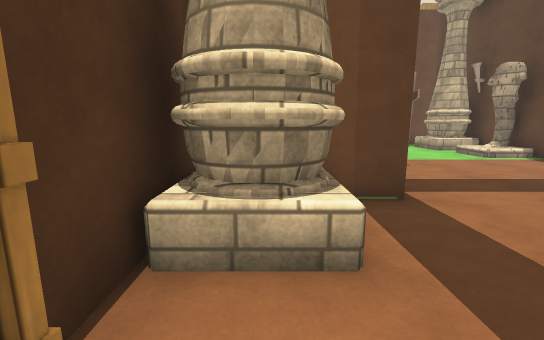
[1] (above)

19 first-person views from a walk through a 3-D level made in the Unity game engine. The camera is 1.3 m above the floor, tilts 10° down and sees 90° across. The floor is counted in squares, 1 m on a side. Each view is taken from the middle of a square. On the plan, view 1 faces up. The plan holds only what a view shows up to about 13 squares ahead; the rest is blank. The place goes on beyond the plan. The player character is not drawn. Some animated figures are left out. Door leaves are left out, so doorways stand open. Some surface patterns are stand-ins.

[2]
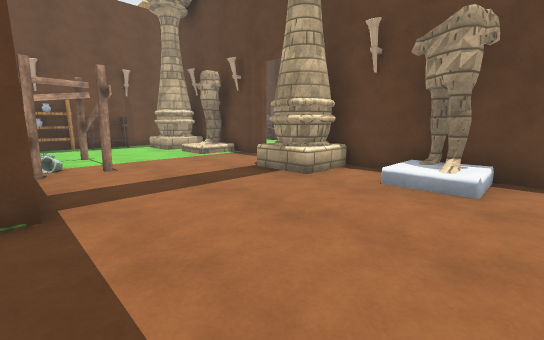

[3]
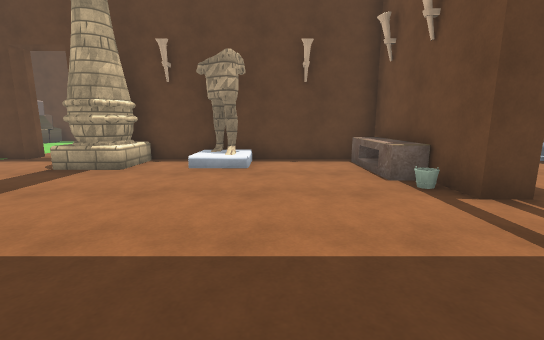

[4]
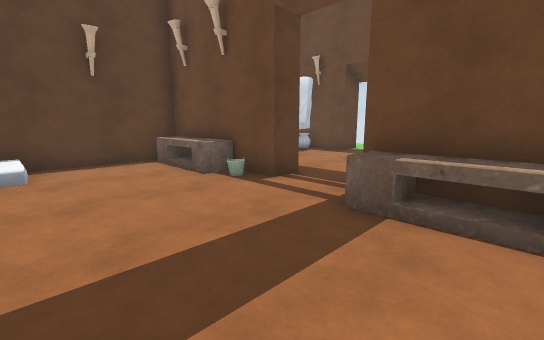

[5]
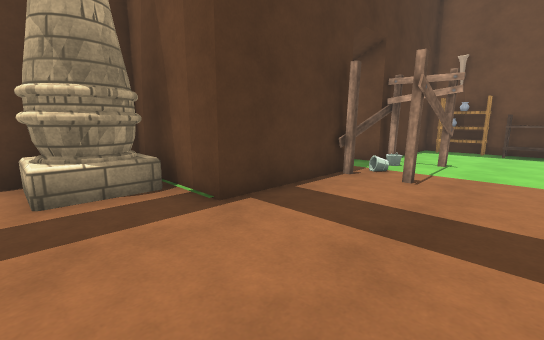

[6]
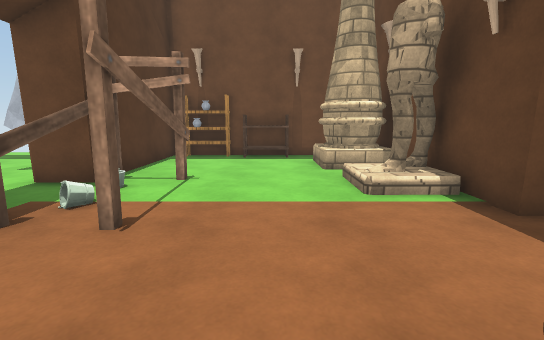

[7]
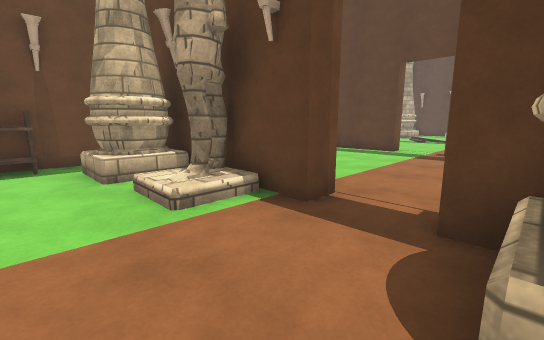

[8]
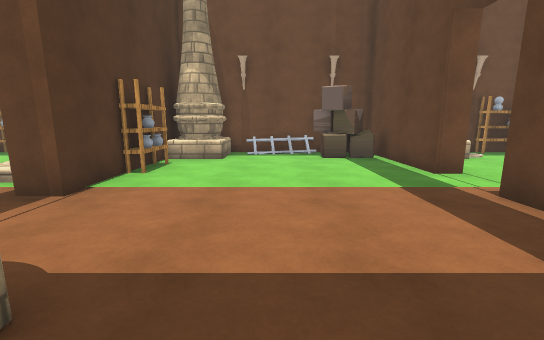

[9]
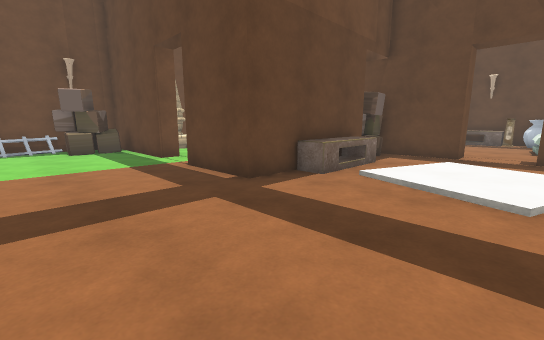

[10]
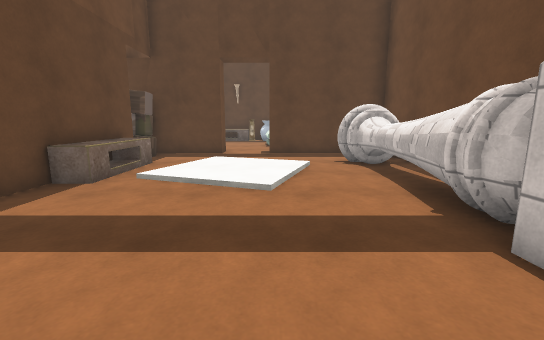

[11]
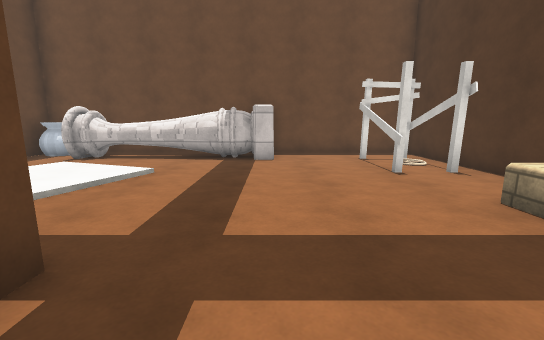

[12]
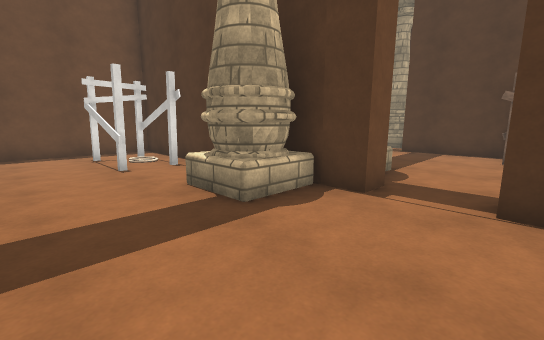

[13]
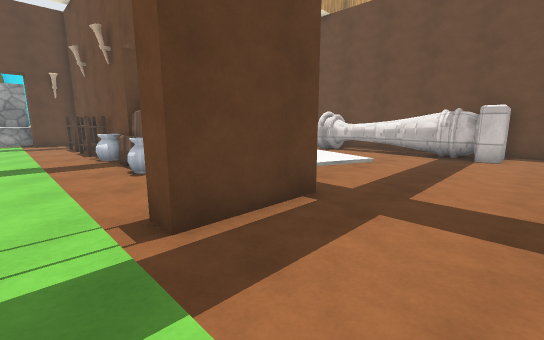

[14]
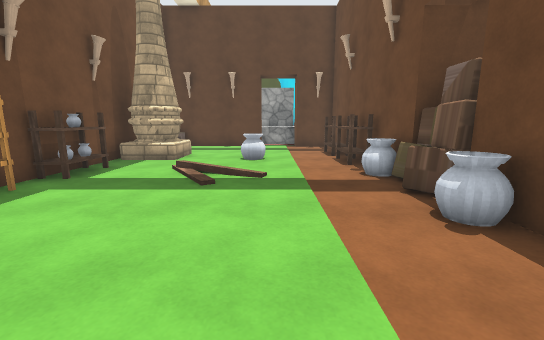

[15]
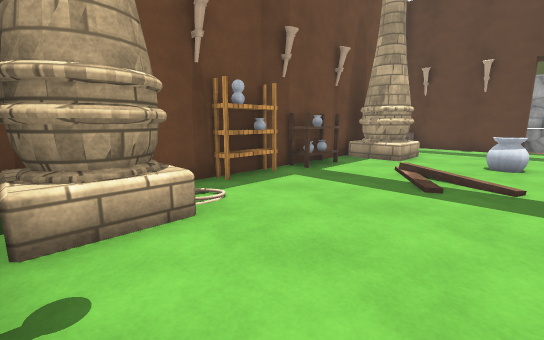

[16]
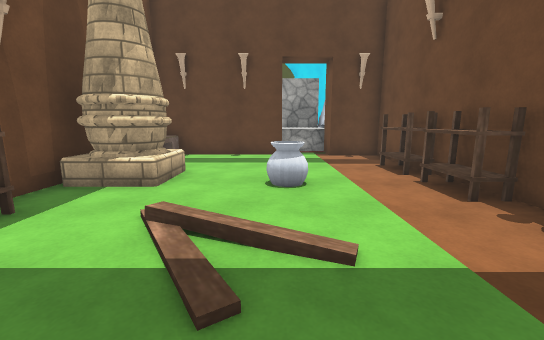

[17]
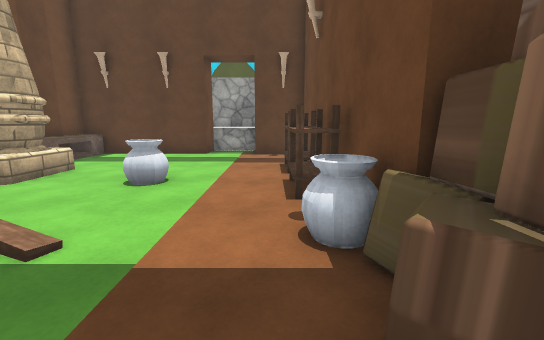

[18]
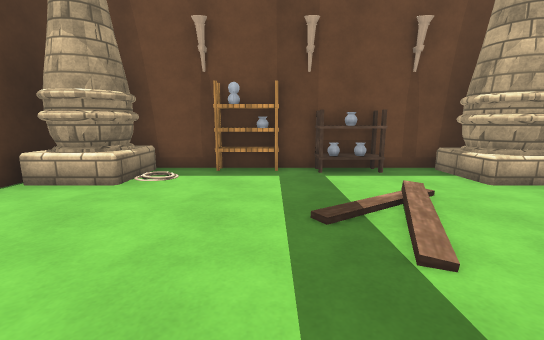

[19]
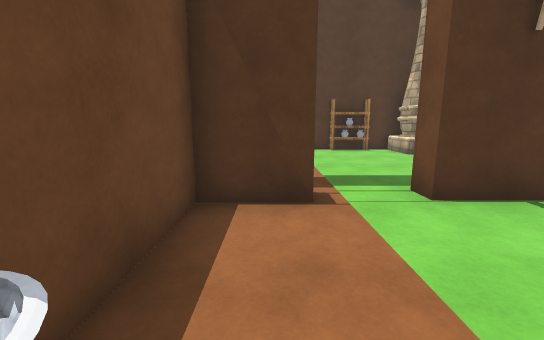

### Floor plan
Points are (right, up) in squares from view 1. A wall is a line through its corners. A room is listed if a view was taken in it or the views show most of it. See-through windows are left out.
Room 1 (views 1, 2, 3, 4, 5, 6, 7)
walls: (4, 9) (4, 11); (2.3, 8.6) (2.3, 4.5) (-1.3, 4.5); (9.5, 3.4) (9.5, 6.7) (10.3, 6.7); (4.2, 11.2) (4.1, 8.7); (2.5, 10.9) (2.5, 8.4); (10.3, 8.7) (9.5, 8.7) (9.5, 13.9); (-1.2, 2.5) (-1.2, 1.4); (4.5, -3.6) (9.5, -3.6) (9.5, 1.4); (-0.1, -3.6) (2.4, -3.6); (8.2, 15.5) (2.3, 15.5) (2.3, 10.6)
ways out: opening at (10, 7.5) to room 2; opening at (3.5, -4)
objects: other object (-1, 0); other object (-1, 2) to (1, 4); other object (0, -3) to (2, -3); other object (3, 15) to (4, 15); other object (5, 15) to (6, 15); other object (6, -3) to (9, -3); other object (8, 4) to (9, 6); other object (8, 13) to (9, 14); other object (9, 2); other object (9, 10) to (9, 11)
Room 2 (views 8, 9, 10, 11, 12, 13)
walls: (12.8, 1.3) (12.8, -2); (18.7, 10.6) (18, 10.6) (18, 15.5); (23.5, 5.8) (18, 5.8) (18, 6.6); (17.7, -1.6) (21.6, -2); (18, -1.7) (19.1, -1.9); (10.3, 6.7) (10.3, 4.6); (16.7, -2) (17.3, -1.6) (17.9, -1.6); (24.4, 5.4) (23.9, 6); (10.3, 1.6) (10.3, -3.6) (16, -3.6) (15.9, -1.4) (16.6, -1.4) (16.8, -1.7) (17.5, -1.4); (11.1, 0.3) (11.1, -1.7); (21.8, -1.8) (22.3, -1.7); (25.3, 5.8) (24.1, 5.8); (25.3, 3.1) (25.3, 6); (18.6, -3.6) (25.3, -3.6) (25.3, 1.2); (22.3, -2) (22.4, -1.5) (22.9, -1.5); (22.4, -2.1) (22.4, -1.5); (22.8, -1.8) (23, -1.1); (17.3, 14) (16.8, 13.3) (15.9, 14); (16.2, 14.1) (15.6, 14.7); (22.5, -2.9) (22.4, -1.5); (16.1, 15.5) (11.9, 15.5); (10.3, 15) (10.3, 8.7)
low walls: (17.5, 13.4) (16.7, 13.6); (16.7, 13.5) (15.8, 13.5) (15.8, 14.3); (15.7, 15.4) (13, 15.1)
ways out: opening at (10, 7.5) to room 1; opening at (18.8, 8.2) to room 3; opening at (26, 2.5); gap at (12, 0); gap at (13, -1)
objects: other object (11, 4) to (12, 5); other object (11, 11) to (11, 12); other object (11, 14) to (12, 15); other object (20, 5) to (22, 5)
Room 3 (views 14, 15, 16, 17, 18, 19)
walls: (30.1, 15.5) (18.9, 15.5); (18.7, 13.5) (18.7, 10.6); (18.7, 6.7) (33.9, 6.7) (33.9, 8.7); (35.2, 10.6) (33.9, 10.6) (33.9, 15.5) (32, 15.5)
low walls: (24.7, 6.7) (25.4, 7.1); (23.5, 7) (24.3, 6.9); (23.6, 6.9) (24.1, 7.5)
ways out: opening at (18.8, 8.2) to room 2; opening at (35, 10)
objects: other object (19, 14) to (21, 15); other object (23, 15); other object (25, 15) to (27, 15); other object (28, 7); other object (29, 14) to (30, 15); other object (31, 7); other object (31, 15) to (33, 15)

Where each view was taken, in squares from view 1:
view 1: 0 up, 0 right, facing up
view 2: 0 up, 2 right, facing up-right
view 3: 0 up, 0 right, facing right
view 4: 1 up, 0 right, facing down-right
view 5: 2 up, 6 right, facing up-left
view 6: 5 up, 6 right, facing up
view 7: 6 up, 6 right, facing up-right
view 8: 4 up, 14 right, facing up
view 9: 1 up, 14 right, facing up-right
view 10: 1 up, 14 right, facing right
view 11: 8 up, 16 right, facing down
view 12: 9 up, 15 right, facing down-left
view 13: 10 up, 15 right, facing down-right
view 14: 10 up, 19 right, facing right
view 15: 10 up, 19 right, facing up-right
view 16: 11 up, 23 right, facing right
view 17: 8 up, 23 right, facing right
view 18: 8 up, 24 right, facing up
view 19: 8 up, 23 right, facing left
